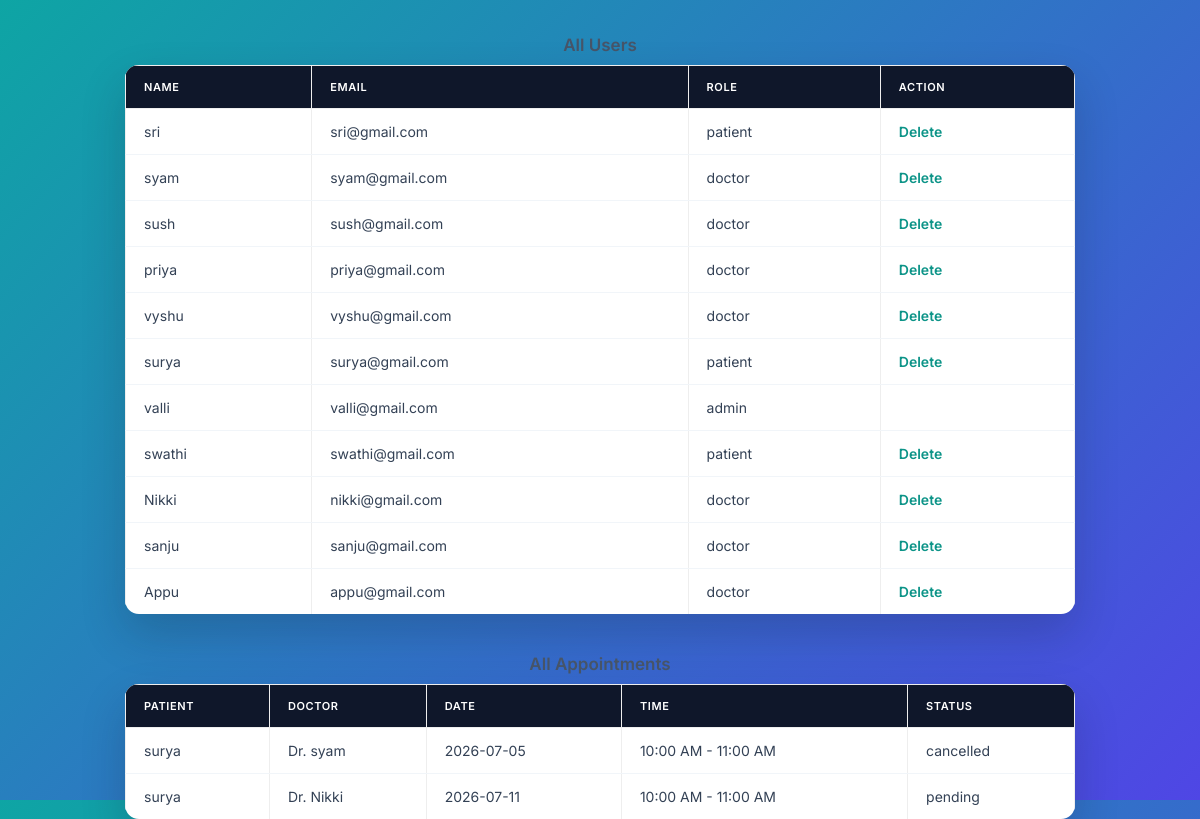
Page /admin (signed in) on the committed database.
### tables this page shows
CREATE TABLE users (
        id INTEGER PRIMARY KEY AUTOINCREMENT,
        name TEXT NOT NULL,
        email TEXT UNIQUE NOT NULL,
        password TEXT NOT NULL,
        role TEXT NOT NULL
    );

CREATE TABLE appointments (
        id INTEGER PRIMARY KEY AUTOINCREMENT,
        patient_id INTEGER,
        doctor_id INTEGER,
        slot_id INTEGER,
        status TEXT DEFAULT 'pending',
        created_at TIMESTAMP DEFAULT CURRENT_TIMESTAMP, token_number INTEGER, problem TEXT, problem_fee REAL DEFAULT 0, total_fee REAL, next_visit_date TEXT, diagnosis TEXT, patient_name TEXT, patient_phone TEXT,
        FOREIGN KEY (patient_id) REFERENCES users(id),
        FOREIGN KEY (doctor_id) REFERENCES doctors(id),
        FOREIGN KEY (slot_id) REFERENCES availability(id)
    );

CREATE TABLE availability (
        id INTEGER PRIMARY KEY AUTOINCREMENT,
        doctor_id INTEGER,
        date TEXT,
        time_slot TEXT,
        is_booked INTEGER DEFAULT 0,
        FOREIGN KEY (doctor_id) REFERENCES doctors(id)
    );

### app.py (the view)
@app.route('/admin')
def admin_dashboard():
    if 'user_id' not in session or session['role'] != 'admin':
        return redirect(url_for('login'))
    conn = get_db()
    users = conn.execute('SELECT * FROM users').fetchall()
    appointments = conn.execute('SELECT appointments.id, patients.name AS patient_name, doctors_users.name AS doctor_name, availability.date, availability.time_slot, appointments.status FROM appointments JOIN users AS patients ON appointments.patient_id = patients.id JOIN doctors ON appointments.doctor_id = doctors.id JOIN users AS doctors_users ON doctors.user_id = doctors_users.id JOIN availability ON appointments.slot_id = availability.id').fetchall()
    conn.close()
    return render_template('admin_dashboard.html', users=users, appointments=appointments)

### app.py (called while the page is built)
def get_db():
    conn = sqlite3.connect('appointments.db')
    conn.row_factory = sqlite3.Row
    return conn

### templates/admin_dashboard.html (shortened to what this page needs)
<!DOCTYPE html>
<html lang="en">
<head>
    <link rel="stylesheet" href="{{ url_for('static', filename='style.css') }}">
</head>
<body>
    <h3>All Users</h3>
    <table border="1" cellpadding="8">
        <tr>
    <th>Name</th>
    <th>Email</th>
    <th>Role</th>
    <th>Action</th>
</tr>
{% for user in users %}
<tr>
    <td>{{ user['name'] }}</td>
    <td>{{ user['email'] }}</td>
    <td>{{ user['role'] }}</td>
    <td>
        {% if user['role'] != 'admin' %}
        <a href="/admin/delete_user/{{ user['id'] }}" onclick="return confirm('Delete this user?')">Delete</a>
        {% endif %}
    </td>
</tr>
{% endfor %}
    </table>
    <h3>All Appointments</h3>
    <table border="1" cellpadding="8">
        <tr>
            <th>Patient</th>
            <th>Doctor</th>
            <th>Date</th>
            <th>Time</th>
            <th>Status</th>
        </tr>
        {% for appt in appointments %}
        <tr>
            <td>{{ appt['patient_name'] }}</td>
            <td>Dr. {{ appt['doctor_name'] }}</td>
            <td>{{ appt['date'] }}</td>
            <td>{{ appt['time_slot'] }}</td>
            <td>{{ appt['status'] }}</td>
        </tr>
        {% endfor %}
    </table>
</body>
</html>

### static/style.css (style rules this page uses)
* { box-sizing: border-box; margin: 0; padding: 0; }
html, body { height: 100%; }
body { font-family: 'Inter', sans-serif; background: linear-gradient(135deg, #0ea5a4, #4f46e5); min-height: 100vh; display: flex; flex-direction: column; align-items: center; justify-content: center; padding: 40px 20px; color: #1e293b; }
h3 { font-size: 17px; font-weight: 600; color: #475569; margin: 15px 0 10px 0; }
table { border-collapse: collapse; width: 100%; max-width: 950px; background: #ffffff; border: none; border-radius: 14px; overflow: hidden; margin-bottom: 25px; box-shadow: 0 20px 45px rgba(15, 23, 42, 0.2); }
th, td { padding: 14px 18px; text-align: left; font-size: 14px; }
th { background: #0f172a; color: #ffffff; text-transform: uppercase; font-size: 11px; letter-spacing: 0.6px; font-weight: 600; }
td { border-bottom: 1px solid #f1f5f9; color: #334155; }
tr:last-child td { border-bottom: none; }
a { color: #ffffff; font-weight: 600; text-decoration: none; font-size: 14px; }
td a, .switch-link a { color: #0d9488; }

### rows in the picture
users: name "sri", email "sri@gmail.com", role "patient"
users: name "syam", email "syam@gmail.com", role "doctor"
users: name "sush", email "sush@gmail.com", role "doctor"
users: name "priya", email "priya@gmail.com", role "doctor"
users: name "vyshu", email "vyshu@gmail.com", role "doctor"
users: name "surya", email "surya@gmail.com", role "patient"
users: name "valli", email "valli@gmail.com", role "admin"
users: name "swathi", email "swathi@gmail.com", role "patient"
users: name "Nikki", email "nikki@gmail.com", role "doctor"
users: name "sanju", email "sanju@gmail.com", role "doctor"
users: name "Appu", email "appu@gmail.com", role "doctor"
appointments: patient_name "surya", doctor_name "syam", date "2026-07-05", time_slot "10:00 AM - 11:00 AM", status "cancelled"
appointments: patient_name "surya", doctor_name "Nikki", date "2026-07-11", time_slot "10:00 AM - 11:00 AM", status "pending"
